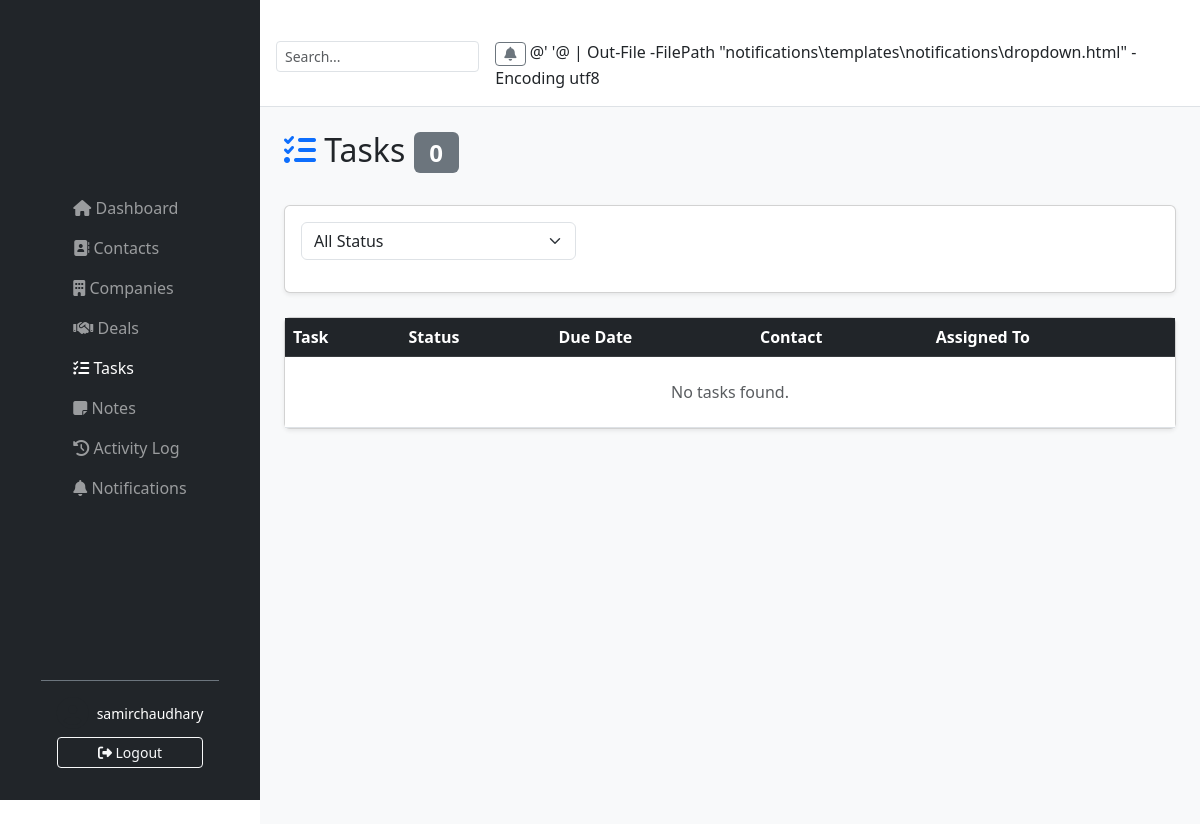
/tasks/ (signed in), run on an earlier commit of the app's database.
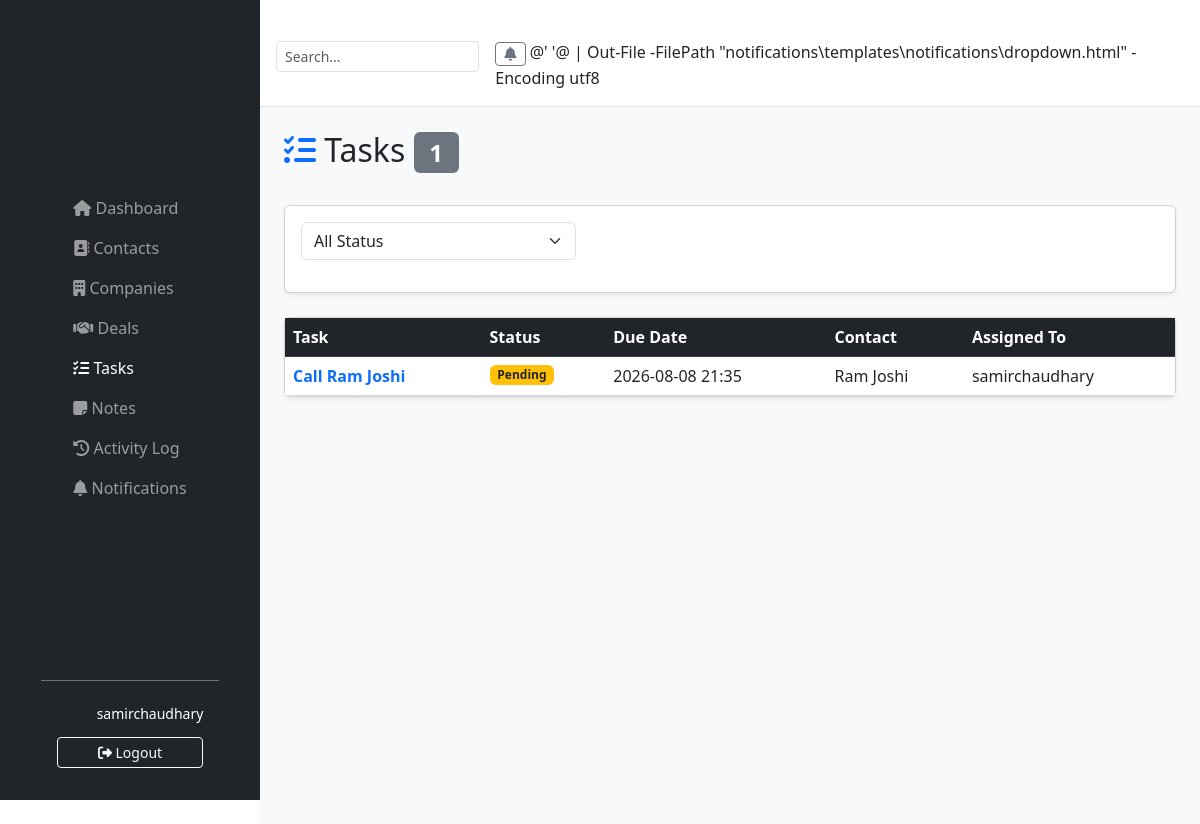
And on a later commit of the database.
### tasks/models.py (models this page shows, shortened)
class Task(models.Model):
    STATUS_CHOICES = [
        ('pending', 'Pending'),
        ('in_progress', 'In Progress'),
        ('completed', 'Completed'),
    ]
    title = models.CharField(max_length=200)
    status = models.CharField(max_length=20, choices=STATUS_CHOICES, default='pending')
    due_date = models.DateTimeField()
    notes = models.TextField(blank=True)
    contact = models.ForeignKey(Contact, on_delete=models.CASCADE, null=True, blank=True)
    deal = models.ForeignKey(Deal, on_delete=models.CASCADE, null=True, blank=True)
    assigned_to = models.ForeignKey(User, on_delete=models.CASCADE)
    created_at = models.DateTimeField(auto_now_add=True)
    class Meta:
        ordering = ['due_date']

### contacts/models.py (models this page shows, shortened)
class Contact(models.Model):
    STATUS_CHOICES = [
        ('lead', 'Lead'),
        ('customer', 'Customer'),
        ('partner', 'Partner'),
    ]
    first_name = models.CharField(max_length=50)
    last_name = models.CharField(max_length=50)
    email = models.EmailField(unique=True)
    phone = models.CharField(max_length=20, blank=True)
    company = models.CharField(max_length=100, blank=True)
    job_title = models.CharField(max_length=100, blank=True)
    status = models.CharField(max_length=20, choices=STATUS_CHOICES, default='lead')
    assigned_to = models.ForeignKey(User, on_delete=models.SET_NULL, null=True, blank=True)
    notes = models.TextField(blank=True)
    created_at = models.DateTimeField(auto_now_add=True)
    def __str__(self):
        return f"{self.first_name} {self.last_name}"

### tasks/views.py (the view)
# urls.py: path('', views.task_list, name='task_list'),
@login_required
def task_list(request):
    if request.user.groups.filter(name="Sales Rep").exists():
        tasks = Task.objects.filter(assigned_to=request.user)
    else:
        tasks = Task.objects.all()
    status = request.GET.get("status")
    if status:
        tasks = tasks.filter(status=status)
    context = {
        "tasks": tasks,
        "total": tasks.count(),
        "is_admin": request.user.groups.filter(name="Admin").exists(),
        "is_manager": request.user.groups.filter(
            name__in=["Admin", "Sales Manager"]
        ).exists(),
    }
    return render(request, "tasks/task_list.html", context)

### notifications/context_processors.py (called while the page is built)
def notification_context(request):
    if request.user.is_authenticated:
        unread_count = request.user.notifications.filter(is_read=False).count()
        latest_notifications = request.user.notifications.all()[:5]
        return {
            'unread_count': unread_count,
            'latest_notifications': latest_notifications,
        }
    return {}

### tasks/templates/tasks/task_list.html (shortened to what this page needs)
{% extends 'base.html' %}
{% block content %}
<div class="d-flex justify-content-between align-items-center mb-4">
    <h2><i class="fas fa-tasks text-primary"></i> Tasks <span class="badge bg-secondary">{{ total }}</span></h2>
</div>
<div class="card mb-4 shadow-sm">
    <div class="card-body">
        <form method="get" class="row g-3">
            <div class="col-md-4">
                <select name="status" class="form-select" onchange="this.form.submit()">
                    <option value="">All Status</option>
                </select>
            </div>
        </form>
    </div>
</div>
<div class="card shadow-sm">
    <div class="table-responsive">
        <table class="table table-hover mb-0">
            <thead class="table-dark">
                <tr>
                    <th>Task</th>
                    <th>Status</th>
                    <th>Due Date</th>
                    <th>Contact</th>
                    <th>Assigned To</th>
                </tr>
            </thead>
            <tbody>
                {% for task in tasks %}
                <tr>
                    <td><a href="{% url 'task_detail' task.pk %}" class="fw-bold text-decoration-none">{{ task.title }}</a></td>
                    <td>
                        {% if task.status == 'pending' %}<span class="badge bg-warning text-dark">Pending</span>
                        {% elif task.status == 'in_progress' %}<span class="badge bg-info">In Progress</span>
                        {% else %}<span class="badge bg-success">Completed</span>{% endif %}
                    </td>
                    <td>{{ task.due_date|date:"Y-m-d H:i" }}</td>
                    <td>{{ task.contact|default:"-" }}</td>
                    <td>{{ task.assigned_to|default:"Unassigned" }}</td>
                </tr>
                {% empty %}
                <tr><td colspan="6" class="text-center text-muted py-4">No tasks found.</td></tr>
                {% endfor %}
            </tbody>
        </table>
    </div>
</div>
{% endblock %}

What changed in the data, as far as the page shows it:
added Task: title "Call Ram Joshi", status "Pending", due_date "2026-08-08 21:35", contact "Ram Joshi", assigned_to "samirchaudhary"
Also different on the page:
{{ total }}: "0" → "1"
text no longer shown: "No tasks found."
